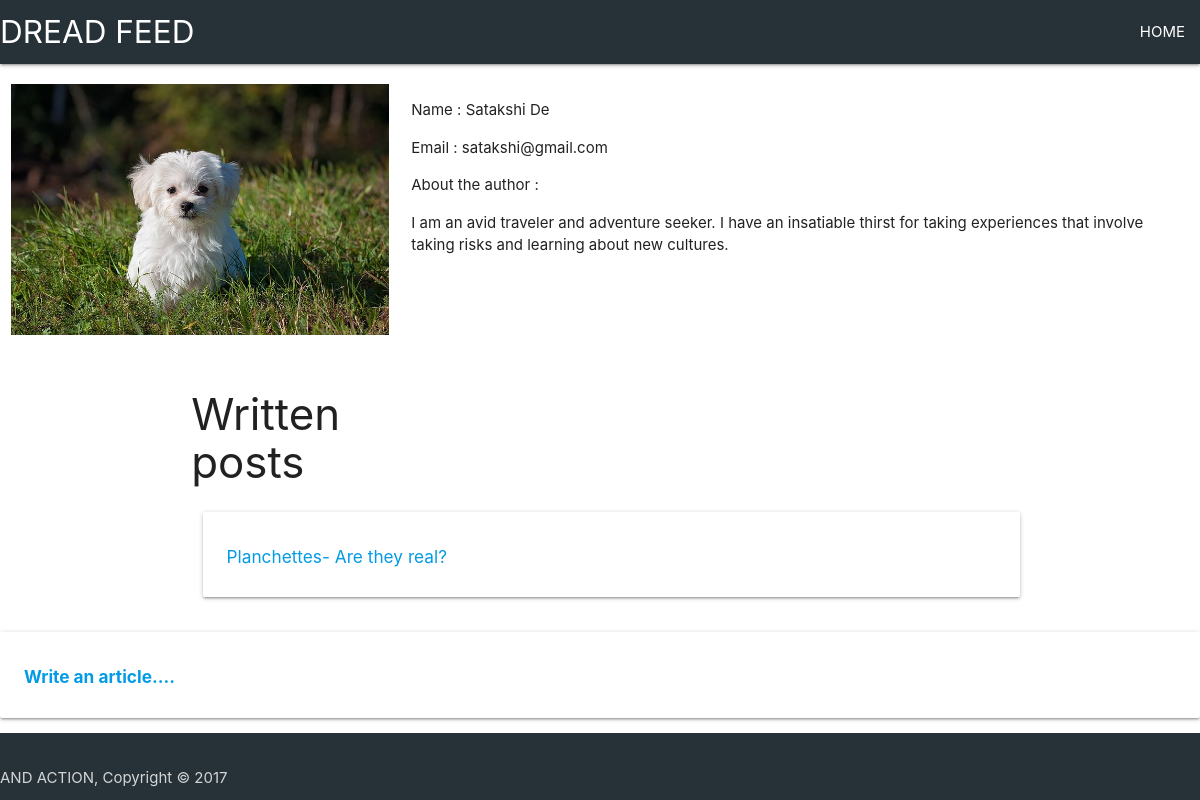
Screenshot of /user.php?email=satakshi@gmail.com with the database file from the repository.
### tables this page shows
CREATE TABLE `user` (
  `name` varchar(255) NOT NULL,
  `email` varchar(255) NOT NULL,
  `password` varchar(255) NOT NULL,
  `image` varchar(255) NOT NULL,
  `bio` text NOT NULL
);

CREATE TABLE `posts` (
  `title` varchar(200) NOT NULL,
  `content` longtext NOT NULL,
  `author` varchar(200) NOT NULL,
  `image` varchar(255) DEFAULT NULL,
  `email` varchar(255) NOT NULL
);

### user.php (the view, shortened to what this page needs)
<?php include 'db.php';?>
<?php session_start();
$email=$_GET['email'];
$sql="SELECT * FROM user WHERE email='$email'";
$res=mysqli_query($conn,$sql);
?>
<!DOCTYPE html>
<html>
<head>
	<link rel="stylesheet" href="materialize/css/materialize.min.css">
</head>
<body>
<nav class="blue-grey darken-4">
    <div class="nav-wrapper">
      <div class="brand-logo">DREAD FEED</div>
      <ul id="nav-mobile" class="right show-on-med-and-down">
        <li><a href="index.php">HOME</a></li>
      </ul>
  	</div>
</nav>
<?php
	if (mysqli_num_rows($res)>0) {
		while ($row=mysqli_fetch_assoc($res)) {
?>
	<div class="row">
		<div class="col s4">
			<img class="responsive-img" src="img/<?php echo $row['image'];?>">
		</div>
		<div class="col s8">
		  <p>Name : <?php echo $row['name']; ?> </p>
          <p>Email : <?php echo $row['email']; ?> </p>
          <p>About the author : </p>
          <p><?php echo $row['bio']; ?></p>
		</div>
	</div>
	<?php } } ?>
<?php
$sql2="SELECT title FROM posts WHERE email='$email'";
$res2=mysqli_query($conn,$sql2);
?>
<div class="container">
	<div class="row">
		<div class="col s4">
			<h3>Written posts</h3>
				<?php
					if(mysqli_num_rows($res2)>0){
						while($row2=mysqli_fetch_assoc($res2)){
			?>
<div class="col s12" style="width: 70vw;">
      <div class="card-panel white">
        <span class="black-text">
        	<?php echo "<a href='post.php?email=".$email."&title=".$row2['title']."'><h6>".$row2['title']."</h6></a>";
 ?>
        </span>
      </div>
</div>
			<?php
						}
					}
				?>
		</div>
	</div>
</div>
<?php
if(isset($_SESSION['email']))
{
?>
<div class="col s12">
      <div class="card-panel white">
        <span class="black-text">
        	<a href="write.php"><h6><b>Write an article....</b></h6></a>
        </span>
      </div>
</div>
<?php
}
else{
?>
<div class="col s12">
      <div class="card-panel white">
        <span class="black-text">
        	<a href="signin1.php"><h6><b>Write an article....</b></h6></a>
        </span>
      </div>
</div>
<?php
}
?>
<footer class="page-footer blue-grey darken-4">
<div class="footer-copyright">
    AND ACTION, Copyright &copy; 2017
</div>
</footer>
</body>
</html>

### rows the page displays
user: image (picture), name "Satakshi De", email "satakshi@gmail.com", bio "I am an avid traveler and adventure seeker. I have an insatiable thirst for taking experiences that involve taking risks and learning about new cultures."
posts: title "Planchettes- Are they real?"
